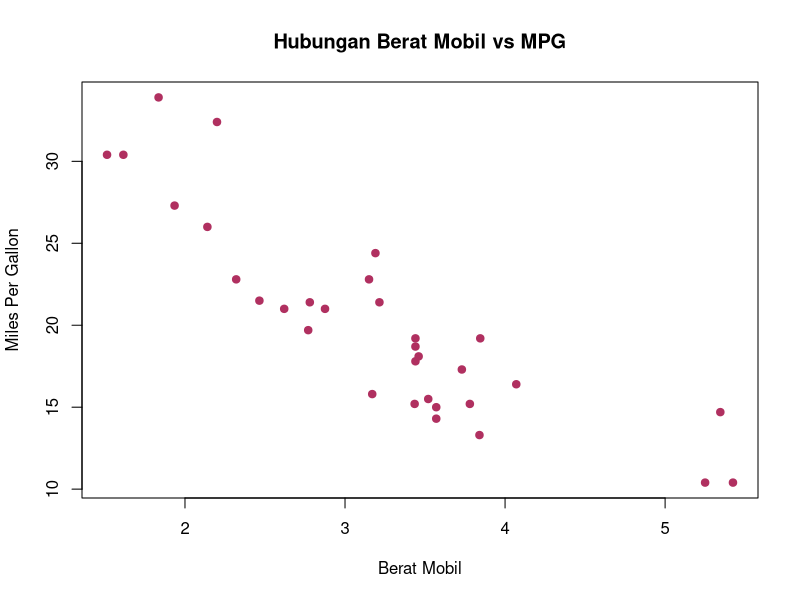

Reproduce this figure in R.
summary(mtcars)
mean(mtcars$mpg)
min(mtcars$mpg)

#Membuat plot antara konsumsi bbm (mpg) dan berat mobil (wt)
plot(mtcars$wt, mtcars$mpg, 
     main="Hubungan Berat Mobil vs MPG",
     xlab="Berat Mobil", 
     ylab="Miles Per Gallon", 
     pch=19, col="maroon")

#mencoba brancing rizki
